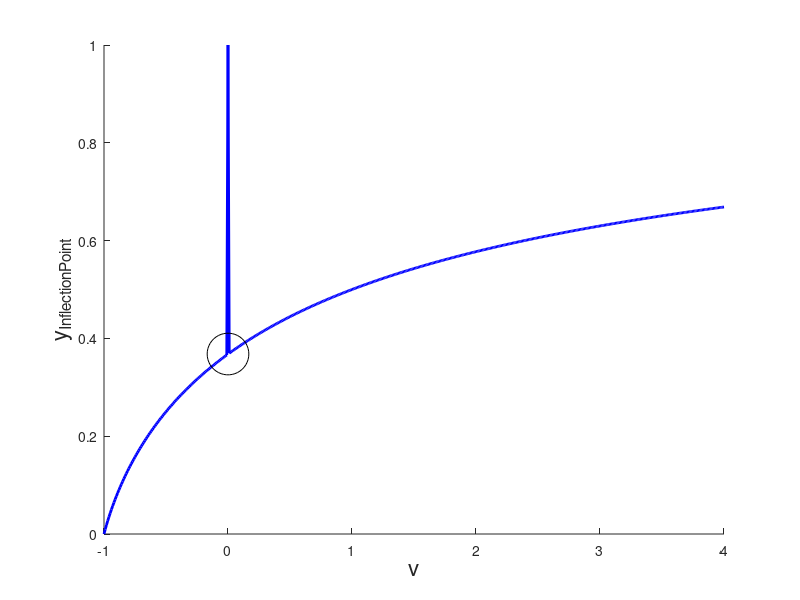
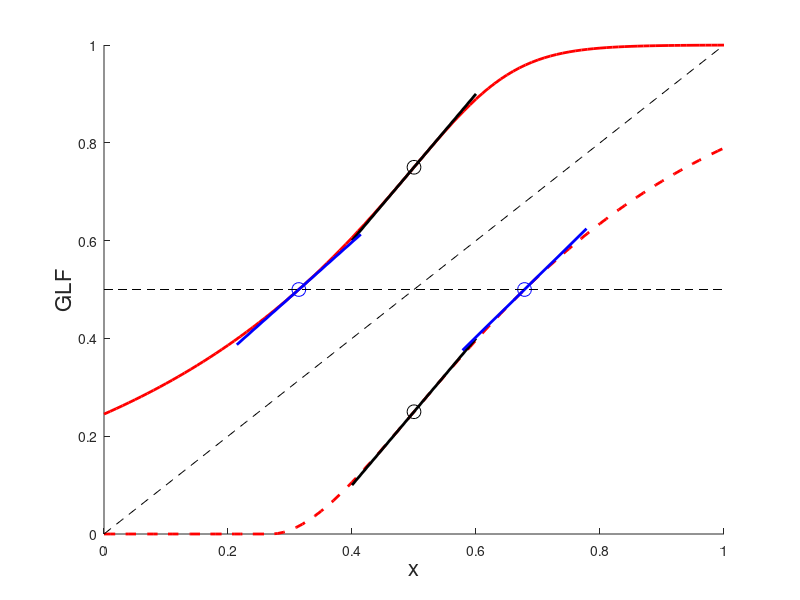
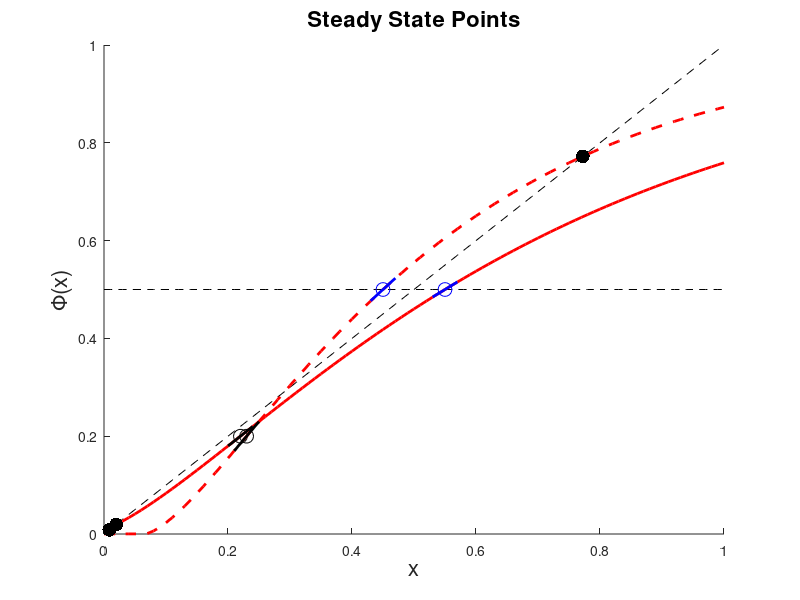
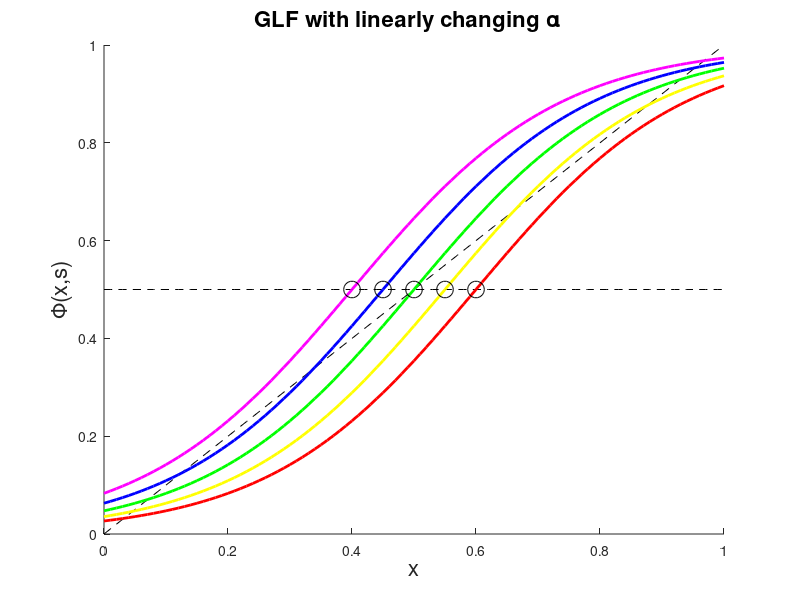

Recreate these plots in MATLAB, in order.
function GlogF

clear all;
close all; 


nui=-1:0.01:4;
yi=(1+nui).^(-1./nui);

% When /nu approaches to 0, limit of yi equals to 1/e (page 6!)
N=1000;
yi_limit=(N/(N+1))^N;

figure;
hold on
plot(nui,yi,'b','LineWidth',2);
plot(0,yi_limit, 'ko', 'MarkerSize', 30)
xlabel('\nu', 'FontSize', 16')
ylabel('y_{InflectionPoint}', 'Fontsize',16)
hold off

%%%%%%%%%% now let us an infl.point, assume Yinfl < 1/e

Yinfl1=0.25;
slope1=1.5;
Xinfl1=0.5;

dummy = fsolve(@(nu) GLFinfl(nu,Yinfl1), [0.1 10], optimset('Display','off'));

% now i have found nu, which satisfies GLFinfl, but it is complex!

nu1=real(dummy(1));
beta1=slope1*(1+nu1)^(1+1/nu1);
alpha1=(Xinfl1*beta1)+log(nu1);


% now let us thry another infl.point, assume Yinfl > 1/e

Yinfl2=0.75;
slope2=1.5;
Xinfl2=0.5;

dummy=fsolve(@(nu) GLFinfl(nu,Yinfl2), [0.1 10], optimset('Display','off'));

nu2=real(dummy(1));
beta2=slope2*(1+nu2)^(1+1/nu2);
alpha2=(Xinfl2*beta2)+log(nu2);


% bisection points

Xhalf1=(alpha1-log(2^nu1-1))/beta1;
Yhalf1=0.5;
Hslope1=beta1*(1-2^(-nu1))/(2*nu1);


Xhalf2=(alpha2-log(2^nu2-1))/beta2;
Yhalf2=0.5;
Hslope2=beta2*(1-2^(-nu2))/(2*nu2);


x=0:0.01:1;
eps = [-0.1 0.1];


figure;
hold on
plot(x, GLF(x, alpha1,beta1,nu1), '--r','LineWidth',2)
plot(x, GLF(x, alpha2,beta2,nu2), 'r','LineWidth',2)
% h = legend('\nu<0', '\nu>0', 'Location', 'SouthEast');
xlabel('x', 'Fontsize',16)
ylabel('GLF', 'Fontsize' ,16)

plot(Xinfl1,Yinfl1, 'ko', 'MarkerSize', 10);
plot(Xinfl1+eps, Yinfl1+slope1*eps,'k', 'LineWidth', 2);
plot(Xhalf1,Yhalf1, 'bo', 'MarkerSize', 10);
plot(Xhalf1+eps, Yhalf1+Hslope1*eps,'b', 'LineWidth', 2);

plot(Xinfl2,Yinfl2, 'ko', 'MarkerSize', 10);
plot(Xinfl2+eps, Yinfl2+slope2*eps,'k', 'LineWidth', 2);
plot(Xhalf2,Yhalf2, 'bo', 'MarkerSize', 10);
plot(Xhalf2+eps, Yhalf2+Hslope2*eps,'b', 'LineWidth', 2);

plot(x,.5*ones(numel(x)), 'k--')
plot(x,x,'k--')

hold off


%%%%%%%%%%%%%%%
clear alpha beta nu Xinfl Yinfl slope Xhalf Yhalf Hslope;

Yinfl=0.2;
slope=1.0;
Xhalf=0.55;
Yhalf=0.5;

dummy= fsolve(@(nu) GLFinfl(nu,Yinfl), [0.1 10], optimset('Display', 'Off'));
nu=real(dummy(1));
beta=slope*(1+nu)^(1+1/nu);
alpha = beta * Xhalf + log(2^nu-1);
Xinfl = (alpha - log(nu)) / (beta);
Hslope= beta*(1-2^(-nu))/(2*nu);

x=0:0.01:1;
eps=[-0.02 0.02];




figure;
hold on
plot(x,.5*ones(size(x)),'k--');
plot(x,x,'k--');
plot(x, GLF(x,alpha,beta,nu), 'r','LineWidth',2);
plot(Xinfl,Yinfl,'ko', 'Markersize', 10);
plot(Xinfl+eps,Yinfl+slope*eps,'k', 'LineWidth',2);
plot(Xhalf,Yhalf,'bo', 'Markersize', 10);
plot(Xhalf+eps, Yhalf+Hslope*eps, 'b', 'LineWidth',2);


% Stationary Points
xss=fsolve(@(x) GLFss(x, alpha, beta, nu), [0.01 0.5 0.99], optimset('Display', 'off'));
% plotting stationary points
for i=1:numel(xss)
    if abs(GLF(xss(i),alpha,beta,nu)-xss(i))<0.01
        plot(xss(i), GLF(xss(i),alpha,beta,nu), 'k.', 'Markersize',30);
    end
end

% % another GFL function with different variables
Yinfl=0.2;
slope=1.5;
Xhalf=0.45;
Yhalf=0.5;

dummy= fsolve(@(nu) GLFinfl(nu,Yinfl), [0.1 10], optimset('Display', 'Off'));
nu=real(dummy(1));
beta=slope*(1+nu)^(1+1/nu);
alpha = beta * Xhalf + log(2^nu-1);
Xinfl = (alpha - log(nu)) / (beta);
Hslope= beta*(1-2^(-nu))/(2*nu); 


plot(x,GLF(x,alpha,beta,nu),'r--','LineWidth',2);
plot(Xinfl,Yinfl,'ko','Markersize', 10);
plot(Xinfl+eps,Yinfl+eps*slope, 'k','LineWidth',2)
plot(Xhalf,Yhalf,'bo', 'Markersize', 10);
plot(Xhalf+eps, Yhalf+Hslope*eps, 'b', 'LineWidth',2);

% stationary points for new GLF function
xss=fsolve(@(x) GLFss(x, alpha, beta, nu), [0.01 0.5 0.99], optimset('Display', 'off'));
% plotting stationary points
for i=1:numel(xss)
    if abs(GLF(xss(i),alpha,beta,nu)-xss(i))<0.01
        plot(xss(i), GLF(xss(i),alpha,beta,nu), 'k.', 'Markersize',30);
    end
end

xlabel( 'x', 'FontSize', 16);
ylabel( '\Phi(x)', 'FontSize', 16);
title('Steady State Points', 'FontSize', 16)
hold off

hold off




%%%%%%%%%%%%%%%%%%%%% different alpha valuesdepending on s

Yinf=0.5;
slop=1.5;
 
dummy=fsolve(@(nu) GLFinfl(nu,Yinf), [0.1 10], optimset('Display', 'Off'));
nu=real(dummy(1));
beta=slop*(1+nu)^(1+1/nu);

si=linspace(0,1,5);
alpha=3.6 + (2.4-3.6)*si;
Xinf=(alpha-log(nu))/beta;

figure;
hold on
plot(x,.5*ones(size(x)),'k--');
plot(x,x,'k--');

clr='rygbm';
for i=1:numel(si)
   plot(x,GLF(x,alpha(i),beta,nu), clr(i), 'LineWidth',2) 
   plot(Xinf(i),Yinf,'ko','Markersize', 12)
end
xlabel( 'x', 'FontSize', 16);
ylabel( '\Phi(x,s)', 'FontSize', 16);
title('GLF with linearly changing \alpha  ', 'FontSize', 16);
hold off


Xhalfi=0.6 - .2* si;

figure;
hold on
plot(x,.5*ones(size(x)),'k--');
plot(x,x,'k--');

for i=1:numel(si)
    alpha(i) = beta * Xhalfi(i) + log(2^nu - 1);
    plot(x, GLF(x, alpha(i), beta, nu), clr(i), 'LineWidth', 2 );
    plot(Xhalfi(i), 0.5 ,'ko','Markersize',12)
end


xlabel( 'x', 'FontSize', 16);
ylabel( '\Phi(x)', 'FontSize', 16);
title('linear x_{half}, slope', 'FontSize', 16);

hold off


return;


function f = GLFinfl (nu, yInfl)
f = real((1+nu).^(-1./nu)-yInfl);

return;

% TRICK to make GLF all zero when it is negative
function t=GLF(x, alpha, beta, nu)
t=max(0, real((1+exp(-beta*x+alpha)).^(-1/nu)));
tmin=min(t);
index=find(t==tmin);
t(1:index(1))=tmin*ones(size(1:index(1)));
return;

% where does GLF intersects with x=y
function s=GLFss(xss, alpha, beta, nu)
s = GLF(xss, alpha, beta, nu) - xss;
return;

